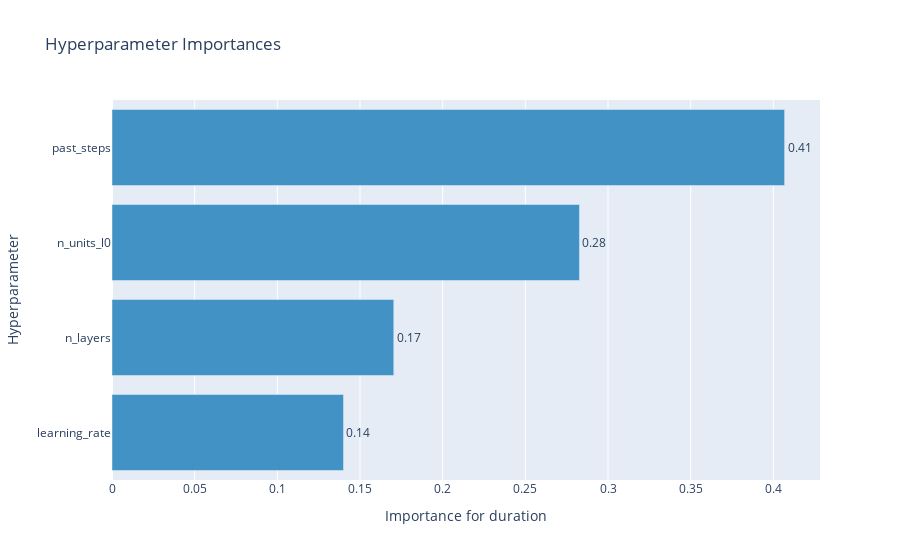

The notebook cell saved with this chart:
### Code cell
study = joblib.load('../optuna/study_arlstm_model_dilara.pkl')

optuna.visualization.plot_param_importances(
    study, target=lambda t: t.duration.total_seconds(), target_name="duration"
)

### Figure 1 — Plotly figure (JSON) as saved in the notebook; plotly's stock layout.template omitted (floating-point values rounded to 4 significant figures)
{"data": [{"cliponaxis": false, "hovertemplate": ["learning_rate (FloatDistribution): 0.14001509643783708<extra></extra>", "n_layers (IntDistribution): 0.17042480230700668<extra></extra>", "n_units_l0 (IntDistribution): 0.28274213966624623<extra></extra>", "past_steps (IntDistribution): 0.40681796158891004<extra></extra>"], "marker": {"color": "rgb(66,146,198)"}, "orientation": "h", "text": ["0.14", "0.17", "0.28", "0.41"], "textposition": "outside", "type": "bar", "x": [0.14, 0.1704, 0.2827, 0.4068], "y": ["learning_rate", "n_layers", "n_units_l0", "past_steps"]}], "layout": {"showlegend": false, "title": {"text": "Hyperparameter Importances"}, "xaxis": {"title": {"text": "Importance for duration"}}, "yaxis": {"title": {"text": "Hyperparameter"}}}}
